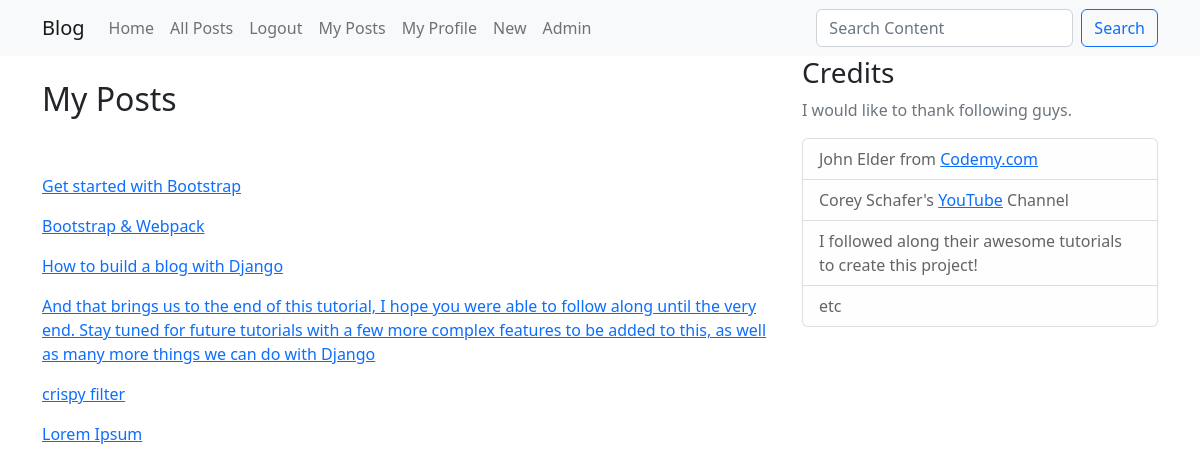
The page /user-posts/ (signed in) on the database as committed earlier.
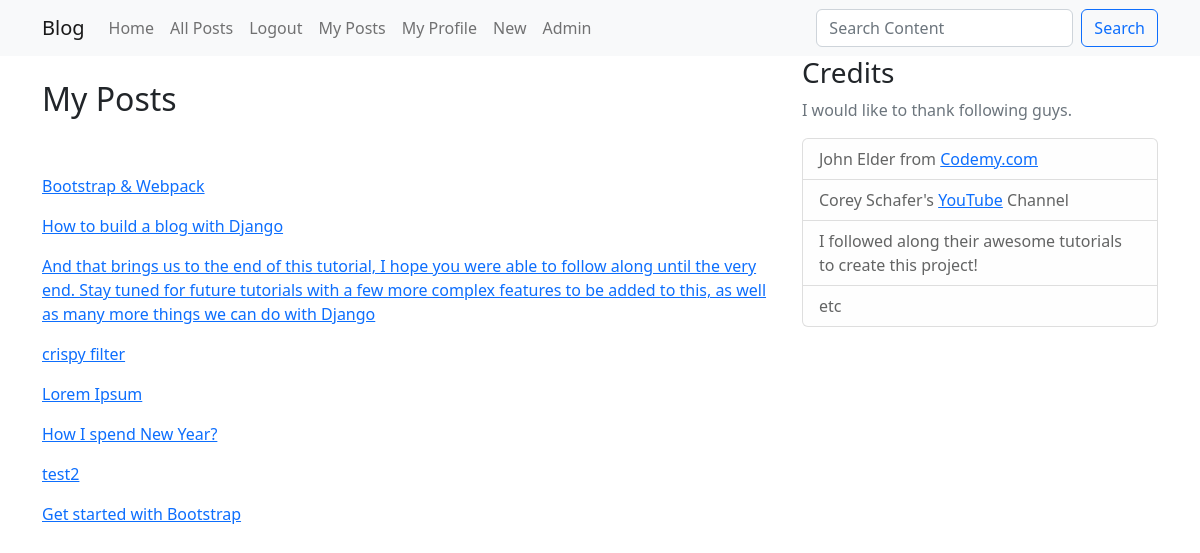
The same page on the database as committed later.
### blog/models.py (models this page shows, shortened)
class Post(models.Model):
    title = models.CharField(max_length=255)
    subtitle = models.CharField(max_length=255)
    slug = models.SlugField(max_length=255, unique=True)
    image = models.ImageField(upload_to='images/', blank=True)
    content = RichTextField()
    author = models.ForeignKey(User, on_delete=models.CASCADE)
    created_at = models.DateTimeField(auto_now_add=True)
    updated_at = models.DateTimeField(auto_now=True)
    deleted = models.BooleanField(default=False)

### blog/views.py (the view)
# urls.py: path('user-posts/', views.user_posts, name='user-posts'),
def user_posts(request):
    if request.user.is_authenticated:
        posts = Post.objects.filter(author=request.user).order_by('updated_at')
        return render(request, 'blog/user_posts.html', {'posts': posts})
    else:
        return render(request, 'blog/user_posts.html')

### templates/blog/user_posts.html
{% extends 'base.html' %}
{% block content %}
    <h2>My Posts</h2>
    <br><br>
    {% if user.is_authenticated %}
    {% for post in posts %}
        <p><a href="{% url 'post-detail' post.slug %}">{{ post.title }}</a></p>
    {% empty %}
        <p>You have no posts yet. <a href="{% url 'post-create' %}">Tap here to create one!</a></p>
    {% endfor %}
    {% else %}
        <a href="{% url 'login-user' %}">Login</a> to view all of your posts!
    {% endif %}
{% endblock %}

Rows that differ between the two databases and show on the page:
added Post: title "How I spend New Year?"
added Post: title "test2"
changed Post "Get started with Bootstrap": moves down the list
